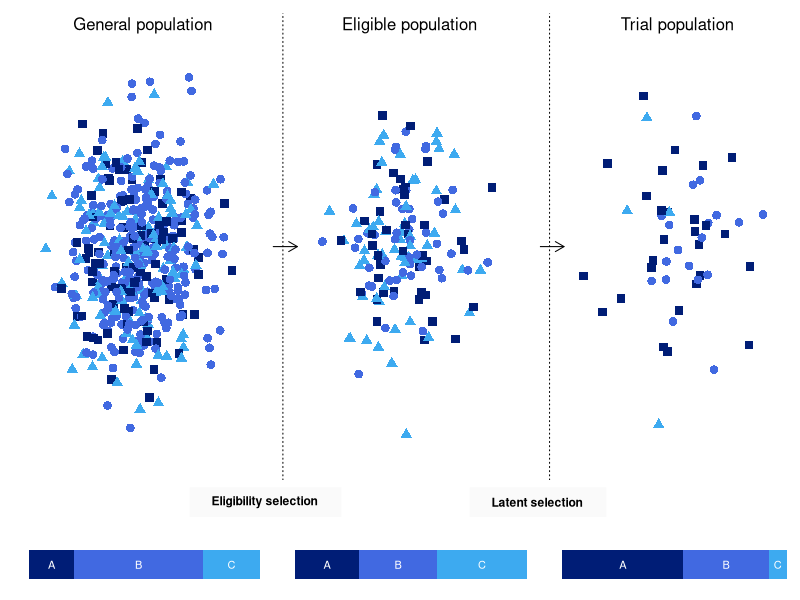

Write R code to recreate this figure.
set.seed(97)

generate_data <- function(size, prob_x, prob_y) {
  x <- sample(c("A", "B", "C"), size, prob = prob_x, replace = TRUE)
  D <- data.frame(X = rnorm(size, mean = 0, sd = 1.75), 
                  Y = rnorm(size, mean = 0, sd = 0.95), 
                  ID = 1:size)
  D <- D[sample(D$ID, size = size), ]
  return(list(x = x, D = D))
}

dl <- list(
  generate_data(500, prob_x = c(0.8/3, 2/3, 1/3)),
  generate_data(150, prob_x = c(1/6, 1/6, 1/6)),
  generate_data(50, prob_x = c(1.6/6, 1/6, 0.2/6))
)

# make figure
pdf(file = "/Users/daphneweemering/surfdrive/trial participation/trial-participation/figures/figure5.pdf", height = 5, width = 7)

# population
par(mar = c(0, 0.5, 1, 0), mfrow = c(2, 4), fig = c(0, 1/3, 0.2, 1), new = F)
plot (dl[[1]]$D$X, dl[[1]]$D$Y, col = paste(factor(dl[[1]]$x, labels = c("#001d76", "#4169E1", "#3daaf0"))), 
      pch = 14 + as.numeric(factor(dl[[1]]$x)), ylim = c(-3.5, 3.5), xlim = c(-6, 6), 
      xaxt = "n", yaxt = "n", bty = "n", cex = 1.75)
mtext("General population", line = -1.5, adj = 0.55)

par(fig = c(0, 2/3, 0.2, 1))
arrows(x0 = 0, y0 = 0, x1 = 0.6, y1 = 0, length = 0.1, angle = 30, code = 2)

# eligible patients
par(mar = c(0, 0.5, 1, 0), mfrow = c(2, 3), fig = c(1/3, 2/3, 0.2, 1), new = T)
plot (dl[[2]]$D$X, dl[[2]]$D$Y, col = paste(factor(dl[[2]]$x, labels = c("#001d76", "#4169E1", "#3daaf0"))), 
      pch = 14 + as.numeric(factor(dl[[2]]$x)), ylim = c(-3.5, 3.5), xlim = c(-6, 6), 
      xaxt = "n", yaxt = "n", bty = "n", cex = 1.75)
mtext("Eligible population", line = -1.5, adj = 0.55)
abline (v = -6, lty = 3)


# trial patients
par(mar = c(0, 0.5, 1, 0), mfrow = c(2, 3), fig = c(2/3, 1, 0.2, 1), new = T)
plot (dl[[3]]$D$X, dl[[3]]$D$Y, col = paste(factor(dl[[3]]$x, labels = c("#001d76", "#4169E1", "#3daaf0"))),
      pch = 14 + as.numeric(factor(dl[[3]]$x)), ylim = c(-3.5, 3.5), xlim = c(-6, 6),
      xaxt = "n", yaxt = "n", bty = "n", cex = 1.75)
mtext("Trial population", line = -1.5, adj = 0.55)
abline (v = -6, lty = 3)

par(fig = c(1/3, 1, 0.2, 1))
arrows(x0 = -0.2, y0 = 0, x1 = 0.6, y1 = 0, length = 0.1, angle = 30, code = 2)

# selection text
par(mar = c (0, 0.5, 1, 0), fig = c(0, 1, 0, 1), new = T)
legend(x = -3.65, y = -2.325, legend = bquote(bold("Eligibility selection      ")), bg = "grey98", 
       adj = 0, text.col = "black", box.col = "grey98", cex = 1.1, xpd = T)
legend(x = 1, y = -2.325, legend = bquote(bold("Latent selection      ")), bg = "grey98",
       adj = 0, text.col = "black", box.col = "grey98", cex = 1.1, xpd = T)


# barplots
par(mar = c(1.5, 2, 0.7, 0.5), mfrow = c(2, 4), fig = c(0, 1/3, 0, 0.1), new = T)
barplot(as.matrix(prop.table(table(dl[[1]]$x))), col = c("#001d76", "#4169E1", "#3daaf0"), 
        horiz = T, xaxt = "n", border = NA)

lttr <- function(x, abc){
  text(x = x, y = 0.7, abc, col = "white")
}

mat <- as.matrix(prop.table(table(dl[[1]]$x)))
result <- c(mat[1]/2, mat[1] + mat[2]/2, mat[1] + mat[2] + mat[3]/2)
lttr(result, c("A", "B", "C"))

par(mar = c(1.5, 2, 0.7, 0.5), mfrow = c(2, 4), fig = c(1/3, 2/3, 0, 0.1), new = T)
barplot(as.matrix(prop.table(table(dl[[2]]$x))), col = c("#001d76", "#4169E1", "#3daaf0"), 
        horiz = T, xaxt = "n", border = NA)

mat <- as.matrix(prop.table(table(dl[[2]]$x)))
result <- c(mat[1]/2, mat[1] + mat[2]/2, mat[1] + mat[2] + mat[3]/2)
lttr(result, c("A", "B", "C"))

par(mar = c(1.5, 2, 0.7, 1), mfrow = c(2, 4), fig = c(2/3, 1, 0, 0.1), new = T)
barplot(as.matrix(prop.table(table(dl[[3]]$x))), col = c("#001d76", "#4169E1", "#3daaf0"), 
        horiz = T, xaxt = "n", border = NA)

mat <- as.matrix(prop.table(table(dl[[3]]$x)))
result <- c(mat[1]/2, mat[1] + mat[2]/2, mat[1] + mat[2] + mat[3]/2)
lttr(result, c("A", "B", "C"))

dev.off()

